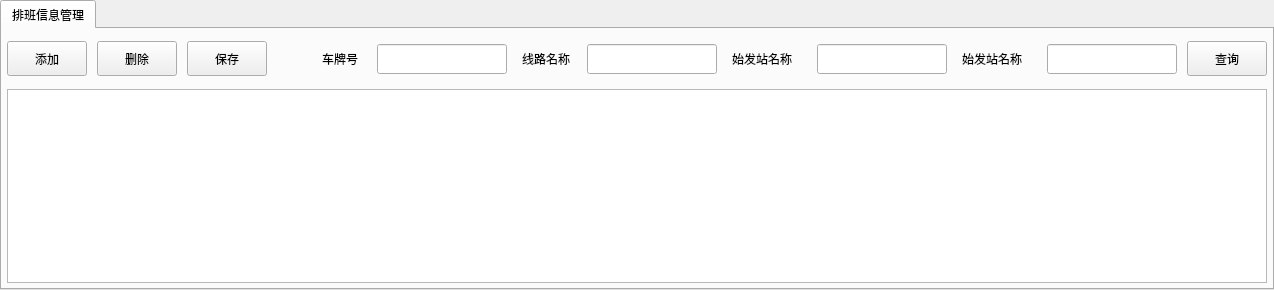
         <widget class="QWidget" name="page_schedule">
          <layout class="QVBoxLayout" name="verticalLayout_5">
           <property name="spacing">
            <number>0</number>
           </property>
           <property name="leftMargin">
            <number>0</number>
           </property>
           <property name="topMargin">
            <number>0</number>
           </property>
           <property name="rightMargin">
            <number>0</number>
           </property>
           <property name="bottomMargin">
            <number>0</number>
           </property>
           <item>
            <widget class="QTabWidget" name="tw_schedule">
             <property name="font">
              <font>
               <family>微软雅黑</family>
              </font>
             </property>
             <widget class="QWidget" name="tab_schedule">
              <attribute name="title">
               <string>排班信息管理</string>
              </attribute>
              <layout class="QVBoxLayout" name="verticalLayout_9">
               <property name="spacing">
                <number>5</number>
               </property>
               <property name="leftMargin">
                <number>5</number>
               </property>
               <property name="topMargin">
                <number>5</number>
               </property>
               <property name="rightMargin">
                <number>5</number>
               </property>
               <property name="bottomMargin">
                <number>5</number>
               </property>
               <item>
                <widget class="QWidget" name="schedule_bar" native="true">
                 <property name="minimumSize">
                  <size>
                   <width>0</width>
                   <height>50</height>
                  </size>
                 </property>
                 <property name="maximumSize">
                  <size>
                   <width>16777215</width>
                   <height>50</height>
                  </size>
                 </property>
                 <layout class="QHBoxLayout" name="horizontalLayout_11">
                  <property name="spacing">
                   <number>10</number>
                  </property>
                  <property name="leftMargin">
                   <number>0</number>
                  </property>
                  <property name="topMargin">
                   <number>0</number>
                  </property>
                  <property name="rightMargin">
                   <number>0</number>
                  </property>
                  <property name="bottomMargin">
                   <number>0</number>
                  </property>
                  <item>
                   <widget class="QPushButton" name="btn_addschedule">
                    <property name="minimumSize">
                     <size>
                      <width>50</width>
                      <height>35</height>
                     </size>
                    </property>
                    <property name="text">
                     <string>添加</string>
                    </property>
                   </widget>
                  </item>
                  <item>
                   <widget class="QPushButton" name="btn_delschedule">
                    <property name="minimumSize">
                     <size>
                      <width>50</width>
                      <height>35</height>
                     </size>
                    </property>
                    <property name="text">
                     <string>删除</string>
                    </property>
                   </widget>
                  </item>
                  <item>
                   <widget class="QPushButton" name="btn_saveschedule">
                    <property name="minimumSize">
                     <size>
                      <width>50</width>
                      <height>35</height>
                     </size>
                    </property>
                    <property name="text">
                     <string>保存</string>
                    </property>
                   </widget>
                  </item>
                  <item>
                   <spacer name="hs_schedule">
                    <property name="orientation">
                     <enum>Qt::Horizontal</enum>
                    </property>
                    <property name="sizeHint" stdset="0">
                     <size>
                      <width>40</width>
                      <height>20</height>
                     </size>
                    </property>
                   </spacer>
                  </item>
                  <item>
                   <widget class="QWidget" name="vehicle_number" native="true">
                    <property name="minimumSize">
                     <size>
                      <width>190</width>
                      <height>50</height>
                     </size>
                    </property>
                    <property name="maximumSize">
                     <size>
                      <width>16777215</width>
                      <height>50</height>
                     </size>
                    </property>
                    <widget class="QLabel" name="lb_vehicle_number">
                     <property name="geometry">
                      <rect>
                       <x>5</x>
                       <y>10</y>
                       <width>51</width>
                       <height>30</height>
                      </rect>
                     </property>
                     <property name="text">
                      <string>车牌号</string>
                     </property>
                    </widget>
                    <widget class="QLineEdit" name="le_vehicle_number">
                     <property name="geometry">
                      <rect>
                       <x>60</x>
                       <y>10</y>
                       <width>130</width>
                       <height>30</height>
                      </rect>
                     </property>
                    </widget>
                   </widget>
                  </item>
                  <item>
                   <widget class="QWidget" name="route_name" native="true">
                    <property name="minimumSize">
                     <size>
                      <width>200</width>
                      <height>50</height>
                     </size>
                    </property>
                    <widget class="QLabel" name="lb_route_name">
                     <property name="geometry">
                      <rect>
                       <x>5</x>
                       <y>10</y>
                       <width>61</width>
                       <height>30</height>
                      </rect>
                     </property>
                     <property name="text">
                      <string>线路名称</string>
                     </property>
                    </widget>
                    <widget class="QLineEdit" name="le_route_name">
                     <property name="geometry">
                      <rect>
                       <x>70</x>
                       <y>10</y>
                       <width>130</width>
                       <height>30</height>
                      </rect>
                     </property>
                    </widget>
                   </widget>
                  </item>
                  <item>
                   <widget class="QWidget" name="start_station" native="true">
                    <property name="minimumSize">
                     <size>
                      <width>220</width>
                      <height>50</height>
                     </size>
                    </property>
                    <widget class="QLabel" name="lb_start_station">
                     <property name="geometry">
                      <rect>
                       <x>5</x>
                       <y>10</y>
                       <width>81</width>
                       <height>30</height>
                      </rect>
                     </property>
                     <property name="text">
                      <string>始发站名称</string>
                     </property>
                    </widget>
                    <widget class="QLineEdit" name="le_start_station">
                     <property name="geometry">
                      <rect>
                       <x>90</x>
                       <y>10</y>
                       <width>130</width>
                       <height>30</height>
                      </rect>
                     </property>
                    </widget>
                   </widget>
                  </item>
                  <item>
                   <widget class="QWidget" name="end_statuion" native="true">
                    <property name="minimumSize">
                     <size>
                      <width>220</width>
                      <height>50</height>
                     </size>
                    </property>
                    <widget class="QLabel" name="lb_end_statuion">
                     <property name="geometry">
                      <rect>
                       <x>5</x>
                       <y>10</y>
                       <width>81</width>
                       <height>30</height>
                      </rect>
                     </property>
                     <property name="text">
                      <string>始发站名称</string>
                     </property>
                    </widget>
                    <widget class="QLineEdit" name="le_end_statuion">
                     <property name="geometry">
                      <rect>
                       <x>90</x>
                       <y>10</y>
                       <width>130</width>
                       <height>30</height>
                      </rect>
                     </property>
                    </widget>
                   </widget>
                  </item>
                  <item>
                   <widget class="QPushButton" name="btn_searchschedule">
                    <property name="minimumSize">
                     <size>
                      <width>50</width>
                      <height>35</height>
                     </size>
                    </property>
                    <property name="text">
                     <string>查询</string>
                    </property>
                   </widget>
                  </item>
                 </layout>
                </widget>
               </item>
               <item>
                <widget class="QTableView" name="tableView_schedule">
                 <attribute name="verticalHeaderVisible">
                  <bool>false</bool>
                 </attribute>
                </widget>
               </item>
              </layout>
             </widget>
            </widget>
           </item>
          </layout>
         </widget>
